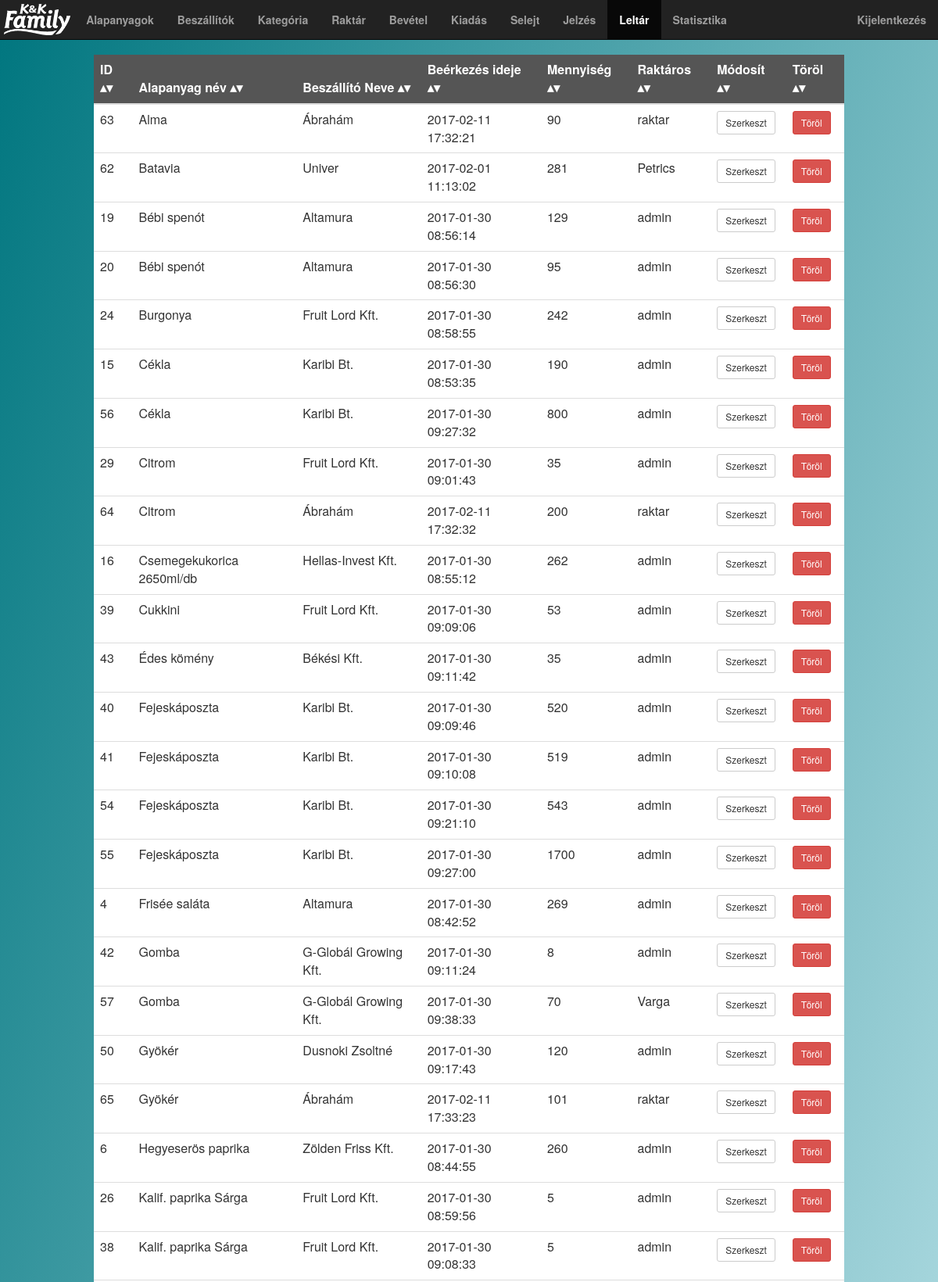
The app's page /admin/inventory.php (upper part) with its own data.
### tables this page shows
CREATE TABLE `pallet` (
  `id` int(11) NOT NULL,
  `quantity_form_id` int(11) NOT NULL,
  `product_id` int(11) NOT NULL,
  `supplier_id` int(11) NOT NULL,
  `time` timestamp NOT NULL DEFAULT CURRENT_TIMESTAMP,
  `amount` int(11) NOT NULL,
  `user_id` int(11) NOT NULL,
  `deleted` tinyint(1) NOT NULL DEFAULT '0'
);

CREATE TABLE `product` (
  `id` int(11) NOT NULL,
  `name` varchar(50) NOT NULL,
  `category_id` int(11) NOT NULL,
  `type` int(11) NOT NULL,
  `minimum` int(11) NOT NULL DEFAULT '0',
  `deleted` tinyint(1) NOT NULL DEFAULT '0'
);

CREATE TABLE `supplier` (
  `id` int(11) NOT NULL,
  `name` varchar(100) NOT NULL,
  `address` varchar(100) NOT NULL,
  `deleted` tinyint(1) NOT NULL
);

CREATE TABLE `user` (
  `id` int(11) NOT NULL,
  `name` varchar(50) NOT NULL,
  `password` varchar(50) NOT NULL,
  `type` int(11) NOT NULL,
  `deleted` tinyint(1) NOT NULL DEFAULT '0'
);

### admin/inventory.php (called while the page is built, shortened)
<?php
require("../common/header.php");
inventory();
require("../common/footer.php");
?>

### helper/contentgenerator.php (the view, shortened to what this page needs)
<?php
function inventory(){
	$mysqli = connect();
		if($results = $mysqli->query(palletSQL())){
				print '<table class="table table-hover sortable">';
				print '<thead>';
				print '<tr>';
				print '<th>ID</th>';
				print '<th>';
				print 'Alapanyag név</th>';
				print '<th>Beszállító Neve</th>';
				print '<th>Beérkezés ideje</th>';
				print '<th>Mennyiség</th>';
				print '<th>Raktáros</th>';
				print '<th>Módosít</th>';
				print '<th>Töröl</th>';
				print '</tr>';
				print '</thead>';
				while($row = $results->fetch_assoc()) {
					print '<tr>';
					print '<td>'.$row["id"].'</td>';
					print '<td>'.$row["product"].'</td>';
					print '<td>'.$row["supplier"].'</td>';
					print '<td>'.$row["time"].'</td>';
					print '<td>'.$row["rest"].'</td>';
					print '<td>'.$row["user"].'</td>';
					print '<td><button class="btn btn-sm btn-default" onclick="inventory_update('.$row["id"].','.$row["rest"].')">Szerkeszt</button></td>';
					print '<td><button class="btn btn-sm btn-danger" onclick="deletePallet('.$row["id"].')">Töröl</button></td>';
					print '</tr>';
				}
				print '</table>';
		}else{
			print mysqli_error($mysqli);
			print "hiba";
		}
}
function palletSQL(){
	return palletSQL2("");
}
function palletSQL2($filter){
	return palletSQL3($filter,"");
}
function palletSQL3($filter,$groupby){
	return "select p.id as id, pr.name as product, pr.id as pr_id, s.name as supplier, p.time as time, u.name as user,pr.minimum as min,
				IFNULL(p.amount,0) - IFNULL(t1.trash,0) - IFNULL(t1.output,0) as rest
				from pallet p
				INNER JOIN product pr on p.product_id = pr.id ".$filter." and p.deleted = false
				INNER JOIN supplier s on s.id = p.supplier_id
				INNER JOIN user u on u.id = p.user_id
				LEFT JOIN (
	    			select t2.id as id ,t3.amount as trash,t2.amount as output from
					(
			           SELECT pallet_id as id, sum(amount) as amount from output WHERE deleted = false group by pallet_id
			        )t2
				LEFT JOIN
				(
		           SELECT pallet_id as id, sum(amount) as amount from trash WHERE deleted = false group by pallet_id
		        )t3
				ON t2.id = t3.id
				UNION
				select t2.id as id ,t2.amount as trash,t3.amount as output from
				(
	             	SELECT pallet_id as id, sum(amount) as amount from trash WHERE deleted = false group by pallet_id
	        	)t2
				LEFT JOIN
				(
		           SELECT pallet_id as id, sum(amount) as amount from output WHERE deleted = false group by pallet_id
		        )t3
				ON t2.id = t3.id
	 			) t1
	 			on p.id = t1.id
						".$groupby."
						HAVING rest > 0
						order by product, time";
}
?>

### css/styles.css (style rules this page uses)
body { background: red; background: -webkit-linear-gradient(left top, #00767F, #E3F9FF); background: -o-linear-gradient(bottom right, #00767F, #E3F9FF); background: -moz-linear-gradient(bottom right, #00767F, #E3F9FF); background: linear-gradient(to bottom right, #00767F, #E3F9FF); background-repeat: no-repeat; padding-top: 70px; }
.table { background-color: white; float: none; margin: 0 auto; width: 80%; }
thead { background-color: #555555; text-align:center; color:white; }
table.sortable th:not(.sorttable_sorted):not(.sorttable_sorted_reverse):not(.sorttable_nosort):after { content: " \25B4\25BE" }

### records on screen
pallet: id "63", product.name "Alma", supplier.name "Ábrahám", time "2017-02-11 17:32:21", rest "90", user.name "raktar"
pallet: id "62", product.name "Batavia", supplier.name "Univer", time "2017-02-01 11:13:02", rest "281", user.name "Petrics"
pallet: id "19", product.name "Bébi spenót", supplier.name "Altamura", time "2017-01-30 08:56:14", rest "129", user.name "admin"
pallet: id "20", product.name "Bébi spenót", supplier.name "Altamura", time "2017-01-30 08:56:30", rest "95", user.name "admin"
pallet: id "24", product.name "Burgonya", supplier.name "Fruit Lord Kft.", time "2017-01-30 08:58:55", rest "242", user.name "admin"
pallet: id "15", product.name "Cékla", supplier.name "Karibi Bt.", time "2017-01-30 08:53:35", rest "190", user.name "admin"
pallet: id "56", product.name "Cékla", supplier.name "Karibi Bt.", time "2017-01-30 09:27:32", rest "800", user.name "admin"
pallet: id "29", product.name "Citrom", supplier.name "Fruit Lord Kft.", time "2017-01-30 09:01:43", rest "35", user.name "admin"
pallet: id "64", product.name "Citrom", supplier.name "Ábrahám", time "2017-02-11 17:32:32", rest "200", user.name "raktar"
pallet: id "16", product.name "Csemegekukorica 2650ml/db", supplier.name "Hellas-Invest Kft.", time "2017-01-30 08:55:12", rest "262", user.name "admin"
pallet: id "39", product.name "Cukkini", supplier.name "Fruit Lord Kft.", time "2017-01-30 09:09:06", rest "53", user.name "admin"
pallet: id "43", product.name "Édes kömény", supplier.name "Békési Kft.", time "2017-01-30 09:11:42", rest "35", user.name "admin"
pallet: id "40", product.name "Fejeskáposzta", supplier.name "Karibi Bt.", time "2017-01-30 09:09:46", rest "520", user.name "admin"
pallet: id "41", product.name "Fejeskáposzta", supplier.name "Karibi Bt.", time "2017-01-30 09:10:08", rest "519", user.name "admin"
pallet: id "54", product.name "Fejeskáposzta", supplier.name "Karibi Bt.", time "2017-01-30 09:21:10", rest "543", user.name "admin"
pallet: id "55", product.name "Fejeskáposzta", supplier.name "Karibi Bt.", time "2017-01-30 09:27:00", rest "1700", user.name "admin"
pallet: id "4", product.name "Frisée saláta", supplier.name "Altamura", time "2017-01-30 08:42:52", rest "269", user.name "admin"
pallet: id "42", product.name "Gomba", supplier.name "G-Globál Growing Kft.", time "2017-01-30 09:11:24", rest "8", user.name "admin"
pallet: id "57", product.name "Gomba", supplier.name "G-Globál Growing Kft.", time "2017-01-30 09:38:33", rest "70", user.name "Varga"
pallet: id "50", product.name "Gyökér", supplier.name "Dusnoki Zsoltné", time "2017-01-30 09:17:43", rest "120", user.name "admin"
pallet: id "65", product.name "Gyökér", supplier.name "Ábrahám", time "2017-02-11 17:33:23", rest "101", user.name "raktar"
pallet: id "6", product.name "Hegyeserös paprika", supplier.name "Zölden Friss Kft.", time "2017-01-30 08:44:55", rest "260", user.name "admin"
pallet: id "26", product.name "Kalif. paprika Sárga", supplier.name "Fruit Lord Kft.", time "2017-01-30 08:59:56", rest "5", user.name "admin"
pallet: id "38", product.name "Kalif. paprika Sárga", supplier.name "Fruit Lord Kft.", time "2017-01-30 09:08:33", rest "5", user.name "admin"
